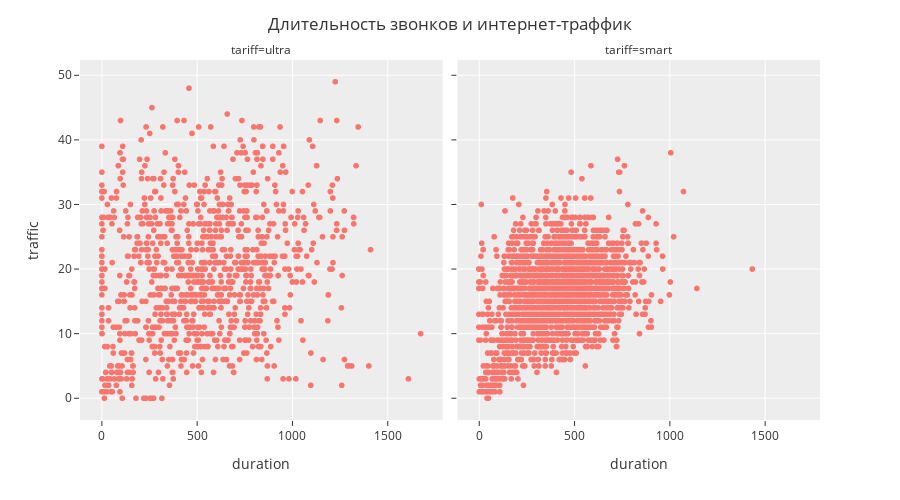

Notebook source saved alongside this figure:
### Code cell
fig = px.scatter(
    data_frame=df, 
    x="duration", 
    y="traffic", 
    facet_col="tariff",
    height=500, width=900,
    template='ggplot2'
        
)
fig.layout.title='Длительность звонков и интернет-траффик'
fig.show()

### Figure 1 — Plotly figure (JSON) as saved in the notebook; plotly's stock layout.template omitted (floating-point values rounded to 4 significant figures; data arrays with more than 128 entries replaced by an {"elided": "..."} marker saying what was removed)
{"data": [{"hovertemplate": "tariff=ultra<br>duration=%{x}<br>traffic=%{y}<extra></extra>", "legendgroup": "", "marker": {"color": "#F8766D", "symbol": "circle"}, "mode": "markers", "name": "", "showlegend": false, "type": "scattergl", "x": {"elided": "985 int values"}, "xaxis": "x", "y": {"elided": "985 int values"}, "yaxis": "y"}, {"hovertemplate": "tariff=smart<br>duration=%{x}<br>traffic=%{y}<extra></extra>", "legendgroup": "", "marker": {"color": "#F8766D", "symbol": "circle"}, "mode": "markers", "name": "", "showlegend": false, "type": "scattergl", "x": {"elided": "2229 int values"}, "xaxis": "x2", "y": {"elided": "2229 int values"}, "yaxis": "y2"}], "layout": {"annotations": [{"font": {}, "showarrow": false, "text": "tariff=ultra", "x": 0.245, "xanchor": "center", "xref": "paper", "y": 1, "yanchor": "bottom", "yref": "paper"}, {"font": {}, "showarrow": false, "text": "tariff=smart", "x": 0.755, "xanchor": "center", "xref": "paper", "y": 1, "yanchor": "bottom", "yref": "paper"}], "height": 500, "legend": {"tracegroupgap": 0}, "margin": {"t": 60}, "title": {"text": "Длительность звонков и интернет-траффик"}, "width": 900, "xaxis": {"anchor": "y", "domain": [0, 0.49], "title": {"text": "duration"}}, "xaxis2": {"anchor": "y2", "domain": [0.51, 1], "matches": "x", "title": {"text": "duration"}}, "yaxis": {"anchor": "x", "domain": [0, 1], "title": {"text": "traffic"}}, "yaxis2": {"anchor": "x2", "domain": [0, 1], "matches": "y", "showticklabels": false}}}
